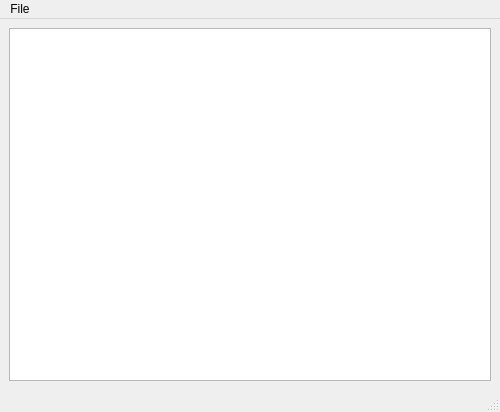
<?xml version="1.0" encoding="UTF-8"?>
<ui version="4.0">
 <class>Notepad</class>
 <widget class="QMainWindow" name="Notepad">
  <property name="geometry">
   <rect>
    <x>0</x>
    <y>0</y>
    <width>500</width>
    <height>412</height>
   </rect>
  </property>
  <property name="windowTitle">
   <string>Notepad</string>
  </property>
  <widget class="QWidget" name="centralwidget">
   <layout class="QGridLayout" name="gridLayout">
    <item row="0" column="0">
     <widget class="QTextEdit" name="textEdit"/>
    </item>
   </layout>
  </widget>
  <widget class="QMenuBar" name="menubar">
   <property name="geometry">
    <rect>
     <x>0</x>
     <y>0</y>
     <width>500</width>
     <height>23</height>
    </rect>
   </property>
   <widget class="QMenu" name="menuFile">
    <property name="title">
     <string>File</string>
    </property>
    <addaction name="actionSave"/>
    <addaction name="actionClose"/>
   </widget>
   <addaction name="menuFile"/>
  </widget>
  <widget class="QStatusBar" name="statusbar"/>
  <action name="actionSave">
   <property name="text">
    <string>Save</string>
   </property>
  </action>
  <action name="actionClose">
   <property name="text">
    <string>Close</string>
   </property>
  </action>
 </widget>
 <resources/>
 <connections/>
</ui>
